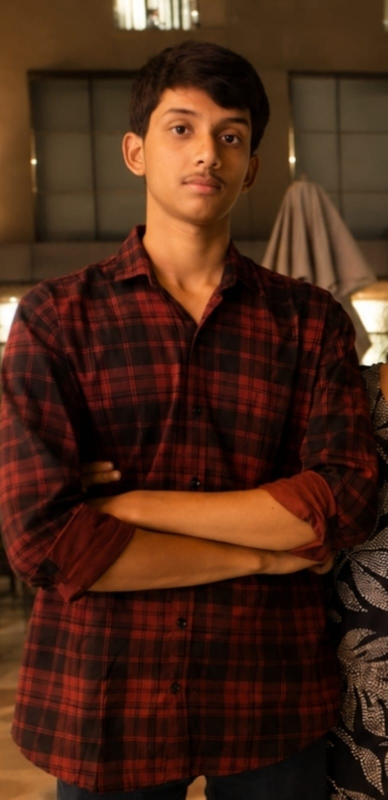
#> input picture assets/profile.png, 775 x 1599 px (shown at 1/2 size)
$ python profile_generator.py
#> lines starting #> are read from the running program, lines starting #| are printed output that depends on the picture
from pathlib import Path
from xml.sax.saxutils import escape

from PIL import Image, ImageOps, ImageEnhance, ImageFilter


PHOTO = Path("assets/profile.png")
OUTPUT = Path("assets/profile-animation.svg")

# Higher resolution = cleaner ASCII portrait
COLUMNS = 82
ROWS = 58

# More detailed ASCII characters
ASCII_CHARS = " .:-=+*#%@"

# ---------------------------------------------------------
# Convert the face into a clean ASCII portrait
# ---------------------------------------------------------

def image_to_ascii():
    image = Image.open(PHOTO).convert("RGB")

    # -----------------------------------------------------
    # IMPORTANT:
    # This crop focuses on your face/head.
    # The values are tuned for the uploaded portrait.
    # -----------------------------------------------------
    image = ImageOps.fit(
        image,
        (COLUMNS, ROWS),
        method=Image.Resampling.LANCZOS,
        centering=(0.50, 0.24),
    )

    # Convert to grayscale
    image = ImageOps.grayscale(image)

    # Improve contrast
    image = ImageOps.autocontrast(image, cutoff=2)
    image = ImageEnhance.Contrast(image).enhance(1.35)

    # Sharpen facial details
    image = ImageEnhance.Sharpness(image).enhance(1.8)

    # Slight smoothing to remove noisy pixels
    image = image.filter(
        ImageFilter.UnsharpMask(
            radius=1,
            percent=120,
            threshold=3
        )
    )

    pixels = image.load()
    lines = []

    for y in range(ROWS):
        line = ""

        for x in range(COLUMNS):
            brightness = pixels[x, y]

            index = int(
                brightness / 256 * len(ASCII_CHARS)
            )

            if index >= len(ASCII_CHARS):
                index = len(ASCII_CHARS) - 1

            line += ASCII_CHARS[index]

        lines.append(line)

    return lines


# ---------------------------------------------------------
# Build animated terminal SVG
# ---------------------------------------------------------

def build_svg(ascii_lines):

    width = 1200
    height = 620

    svg = [
        f'''<svg xmlns="http://www.w3.org/2000/svg"
        width="{width}"
        height="{height}"
        viewBox="0 0 {width} {height}">

        <rect width="100%" height="100%" fill="#0d1117"/>

        <rect x="25" y="25"
              width="1150"
              height="570"
              rx="18"
              fill="#010409"
              stroke="#30363d"
              stroke-width="2"/>

        <!-- Terminal buttons -->
        <circle cx="55" cy="55" r="7" fill="#ff5f56"/>
        <circle cx="80" cy="55" r="7" fill="#ffbd2e"/>
        <circle cx="105" cy="55" r="7" fill="#27c93f"/>

        <!-- Terminal title -->
        <text x="135"
              y="61"
              fill="#8b949e"
              font-family="monospace"
              font-size="16">
            shantanu@github: ~/profile
        </text>

        <!-- Command -->
        <text x="55"
              y="105"
              fill="#58a6ff"
              font-family="monospace"
              font-size="18">
            $ ./whoami
        </text>
        '''
    ]

    # -----------------------------------------------------
    # ASCII FACE
    # -----------------------------------------------------

    start_x = 45
    start_y = 125

    # Smaller font + more rows = better facial detail
    font_size = 8
    line_height = 8

    for i, line in enumerate(ascii_lines):

        safe_line = escape(line)

        delay = 0.5 + (i * 0.025)

        svg.append(
            f'''<text
                x="{start_x}"
                y="{start_y + i * line_height}"
                fill="#58a6ff"
                font-family="monospace"
                font-size="{font_size}"
                xml:space="preserve"
                opacity="0">

                {safe_line}

                <animate
                    attributeName="opacity"
                    from="0"
                    to="1"
                    begin="{delay:.2f}s"
                    dur="0.18s"
                    fill="freeze"/>
            </text>
            '''
        )

    # -----------------------------------------------------
    # RIGHT INFORMATION PANEL
    # -----------------------------------------------------

    info_x = 720
    info_y = 155

    info_lines = [
        ("$ name", "#58a6ff"),
        ("Shantanu Shaw", "#f0f6fc"),

        ("", "#8b949e"),

        ("$ role", "#58a6ff"),
        ("Developer", "#f0f6fc"),

        ("", "#8b949e"),

        ("$ technologies", "#58a6ff"),
        ("Python • C++ • Java", "#8b949e"),
        ("React • Next.js", "#8b949e"),
        ("Node.js • Express", "#8b949e"),
        ("MongoDB • Supabase", "#8b949e"),
        ("AWS • Google Cloud", "#8b949e"),

        ("", "#8b949e"),

        ("$ status", "#58a6ff"),
        ("Building • Learning • Shipping", "#3fb950"),

        ("", "#8b949e"),

        ('$ echo "Hello World!"', "#58a6ff"),
        ("Welcome to my GitHub.", "#f0f6fc"),
    ]

    for i, (text, color) in enumerate(info_lines):

        y = info_y + i * 23
        delay = 1.0 + i * 0.10

        svg.append(
            f'''<text
                x="{info_x}"
                y="{y}"
                fill="{color}"
                font-family="monospace"
                font-size="18"
                opacity="0">

                {escape(text)}

                <animate
                    attributeName="opacity"
                    from="0"
                    to="1"
                    begin="{delay:.2f}s"
                    dur="0.30s"
                    fill="freeze"/>
            </text>
            '''
        )

    # -----------------------------------------------------
    # BLINKING TERMINAL CURSOR
    # -----------------------------------------------------

    svg.append(
        '''<rect
            x="55"
            y="555"
            width="10"
            height="18"
            fill="#58a6ff">

            <animate
                attributeName="opacity"
                values="1;0;1"
                dur="0.8s"
                repeatCount="indefinite"/>

        </rect>
        '''
    )

    svg.append("</svg>")

    return "\n".join(svg)


# ---------------------------------------------------------
# Main
# ---------------------------------------------------------

def main():

    if not PHOTO.exists():

        raise FileNotFoundError(
            f"Could not find {PHOTO}. "
            "Make sure your photo is stored as assets/profile.png."
        )

    OUTPUT.parent.mkdir(
        parents=True,
        exist_ok=True
    )

    ascii_lines = image_to_ascii()
#> in image_to_ascii, image is the input picture: PIL image 775x1599 RGB; mean R, G, B 73.8, 39.9, 23.5
#> in image_to_ascii, `image = ImageOps.fit( image, (COLUMNS, ROWS), method=Image.Resampling...`:
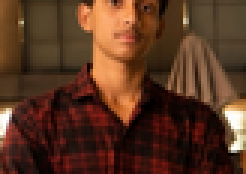
#> image: PIL image 82x58 RGB (shown 3 times larger); mean R, G, B 89.2, 53.5, 33.9
#> in image_to_ascii, `image = ImageOps.grayscale(image)`:
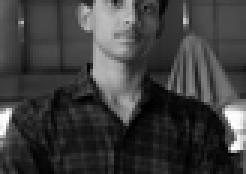
#> image: PIL image 82x58 L (shown 3 times larger); min 0, max 255, mean 61.9
#> in image_to_ascii, `image = ImageOps.autocontrast(image, cutoff=2)`:
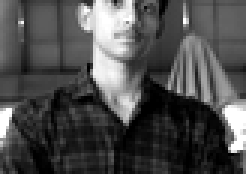
#> image: PIL image 82x58 L (shown 3 times larger); min 0, max 255, mean 77.3
#> in image_to_ascii, `image = ImageEnhance.Contrast(image).enhance(1.35)`:
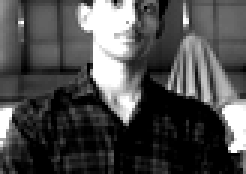
#> image: PIL image 82x58 L (shown 3 times larger); min 0, max 255, mean 76.4
#> in image_to_ascii, `image = ImageEnhance.Sharpness(image).enhance(1.8)`:
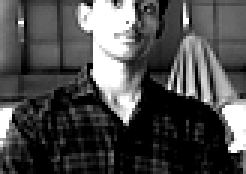
#> image: PIL image 82x58 L (shown 3 times larger); min 0, max 255, mean 76.3
#> in image_to_ascii, `image = image.filter( ImageFilter.UnsharpMask( radius=1, percent=120, ..`:
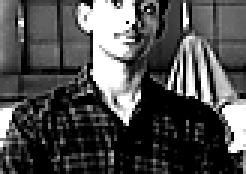
#> image: PIL image 82x58 L (shown 3 times larger); min 0, max 255, mean 78
#> after the loop in image_to_ascii, `for y in range(ROWS):`: lines = 58 items
#> ascii_lines = 58 items

    svg = build_svg(ascii_lines)
#> the loop in build_svg, `for i, line in enumerate(ascii_lines): ` made 58 passes
#> delay on passes 1 to 12: 0.5, 0.525, 0.55, 0.575, 0.6, 0.625, 0.65, 0.675, 0.7, 0.725, 0.75, 0.775
#> after the loop in build_svg, `for i, line in enumerate(ascii_lines):`: svg = 59 items
#> after the loop in build_svg, `for i, (text, color) in enumerate(info_lines):`: svg = 77 items

    OUTPUT.write_text(
        svg,
        encoding="utf-8"
    )

    print(f"Created: {OUTPUT}")


if __name__ == "__main__":
    main()
